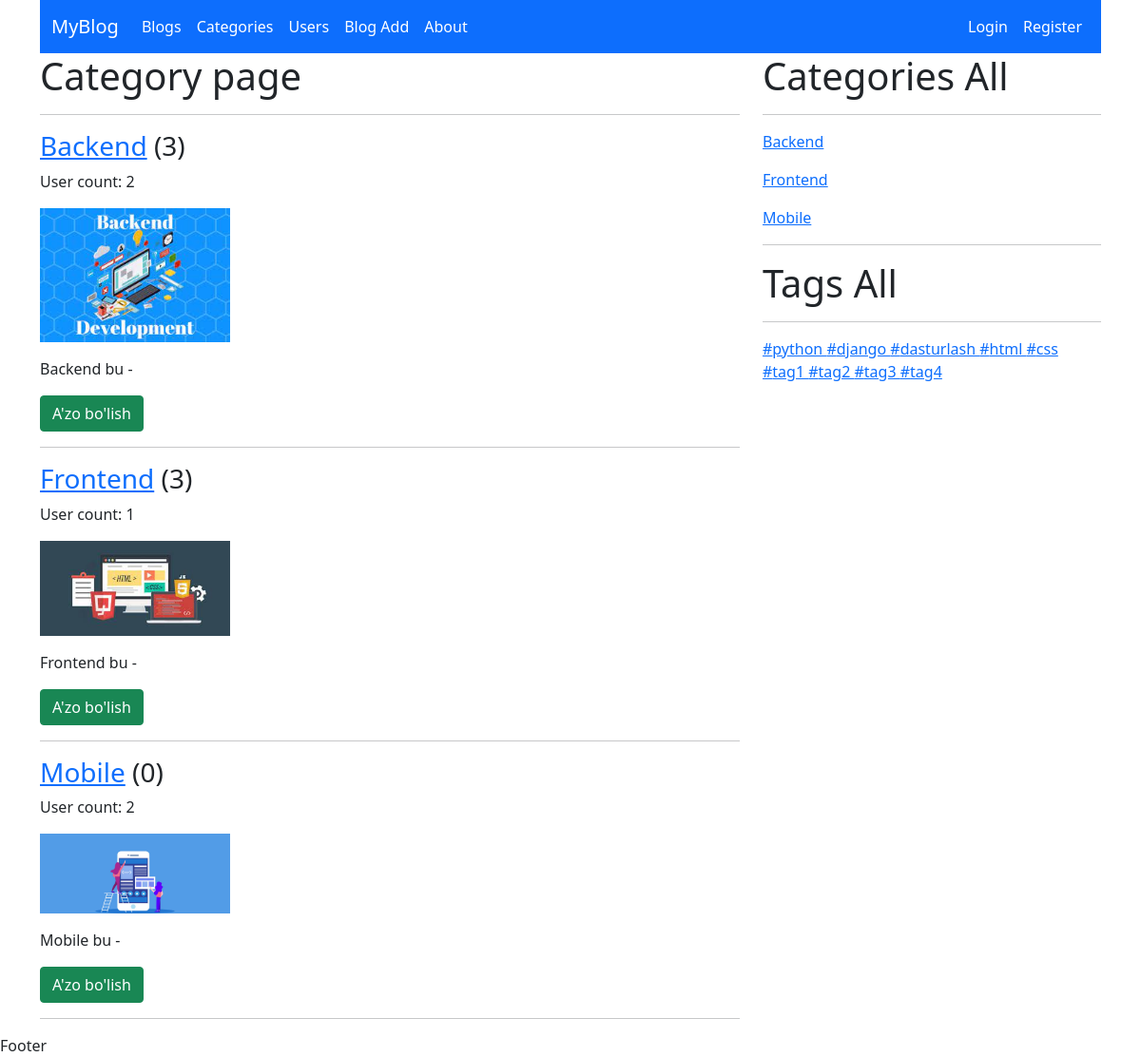
The page /category-list/ on the database its author committed.
### blog/models.py (models this page shows, shortened)
class Category(models.Model):
    name = models.CharField(max_length=100)
    slug = models.SlugField(max_length=100, unique=True)
    image = models.ImageField(upload_to='category/')
    description = RichTextField()
    user = models.ManyToManyField(UserProfile)

class Tag(models.Model):
    name = models.CharField(max_length=100)
    slug = models.SlugField(max_length=100, unique=True)

### blog/views.py (the view)
# urls.py: path('category-list/', CategoryList.as_view(), name='category_list'),
class CategoryList(ListView, BasicView):
    model = Category
    context_object_name = 'category_list'
    template_name = 'category_list.html'
    def get_context_data(self, **kwargs):
        context = super().get_context_data(**kwargs)
        context['categories'] = self.category()
        context['tags'] = self.tag()
        return context

### blog/views.py (called while the page is built)
    def category(self):
        categories = Category.objects.all()
        return categories

    def tag(self):
        tags = Tag.objects.all()
        return tags

### templates/category_list.html (shortened to what this page needs)
{% extends 'base.html' %}
{% block content %}
    <h1>Category page</h1>
    <hr>
    {% for c in category_list %}
        <h3><a href="{% url 'category_blog' c.slug %}">{{ c.name }}</a> ({{ c.blog.count }})</h3>
        <p>User count: {{ c.user.count }}</p>
        <img style="width: 200px;" src="{{ c.image.url }}" alt="Bu rasm">
        <p>{{ c.description|truncatechars_html:100|safe }}</p>
        {% if request.user in c.user.all %}
            <a class="btn btn-danger" href="{% url 'category_add_user' c.slug %}">Tark etish</a>
            <a class="btn btn-primary" href="{% url 'create' %}">Add blog</a>
        {% else %}
            <a class="btn btn-success" href="{% url 'category_add_user' c.slug %}">A'zo bo'lish</a>
        {% endif %}
        <hr>
    {% endfor %}
{% endblock %}

### templates/base.html (shortened to what this page needs)
<!DOCTYPE html>
<html lang="en">
<head>
    {% load static %}
    <link rel="stylesheet" href="{% static 'css/bootstrap.css' %}">
</head>
<body>
<div class="container">
    {% include 'header.html' %}
    <div class="row">
        <div class="col-lg-8">
            {% block content %}
            {% endblock %}
        </div>
        <div class="col-lg-4">
            <h1>Categories All</h1>
            <hr>
            {% for c in categories %}
                <p><a href="{% url 'category_blog' c.slug %}">{{ c.name }}</a></p>
            {% endfor %}
            <hr>
            <h1>Tags All</h1>
            <hr>
            {% for tag in tags %}
                <a href="{% url 'tag_blog' tag.slug %}">#{{ tag.name }} </a>
            {% endfor %}
        </div>
    </div>
</div>
<footer>
    Footer
</footer>
</body>
</html>

### rows shown on the page
Category: name "Backend", blog.count "3", user.count "2", image (picture), description "Backend bu -", shows "A'zo bo'lish"
Category: name "Frontend", blog.count "3", user.count "1", image (picture), description "Frontend bu -", shows "A'zo bo'lish"
Category: name "Mobile", blog.count "0", user.count "2", image (picture), description "Mobile bu -", shows "A'zo bo'lish"
Tag: name "python"
Tag: name "django"
Tag: name "dasturlash"
Tag: name "html"
Tag: name "css"
Tag: name "tag1"
Tag: name "tag2"
Tag: name "tag3"
Tag: name "tag4"
